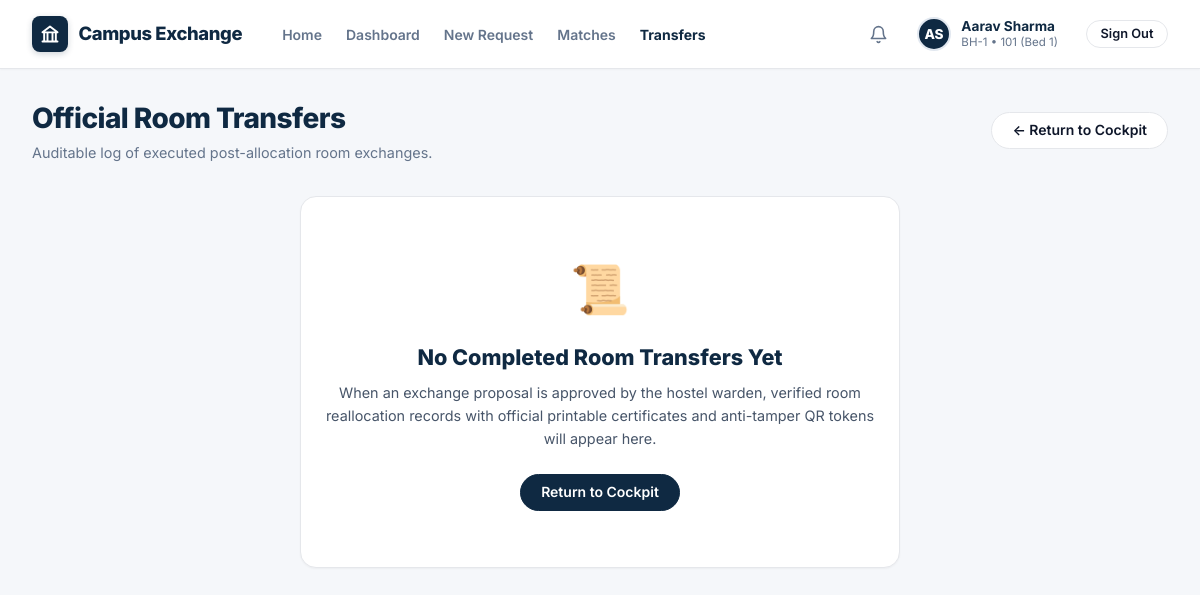
Page /transfers/ (signed in) on the committed database.
### accounts/models.py (models this page shows, shortened)
class User(AbstractUser):
    class Role(models.TextChoices):
        STUDENT = 'student', 'Student'
        WARDEN = 'warden', 'Hostel Warden'
        CHIEF_WARDEN = 'chief_warden', 'Chief Warden'
        ADMIN = 'admin', 'Hostel Administrator'
        DSW = 'dsw', 'Dean of Student Welfare (DSW)'
    class Gender(models.TextChoices):
        MALE = 'M', 'Male'
        FEMALE = 'F', 'Female'
        OTHER = 'O', 'Other'
    university_id = models.CharField(max_length=30, unique=True, db_index=True)
    role = models.CharField(max_length=20, choices=Role.choices, default=Role.STUDENT, db_index=True)
    phone = models.CharField(max_length=20, blank=True)
    gender = models.CharField(max_length=1, choices=Gender.choices, default=Gender.MALE)
    has_fee_clearance = models.BooleanField(default=True, help_text="Verified student fee clearance")
    has_disciplinary_hold = models.BooleanField(default=False, help_text="Active university disciplinary restriction")
    last_transferred_at = models.DateTimeField(null=True, blank=True, help_text="Timestamp of last completed room swap")
    created_at = models.DateTimeField(auto_now_add=True)
    updated_at = models.DateTimeField(auto_now=True)
    @property
    def is_student(self):
        return self.role == self.Role.STUDENT
    @property
    def is_warden(self):
        return self.role in (self.Role.WARDEN, self.Role.CHIEF_WARDEN)
    @property
    def is_chief_warden(self):
        return self.role == self.Role.CHIEF_WARDEN
    @property
    def is_admin_role(self):
        return self.role == self.Role.ADMIN or self.is_superuser
    @property
    def is_dsw(self):
        return self.role == self.Role.DSW

### hostel/models.py (models this page shows, shortened)
class Bed(models.Model):
    class OccupancyStatus(models.TextChoices):
        VACANT = 'VACANT', 'Vacant'
        OCCUPIED = 'OCCUPIED', 'Occupied'
        LOCKED_FOR_TRANSFER = 'LOCKED_FOR_TRANSFER', 'Locked for Transfer'
        MAINTENANCE = 'MAINTENANCE', 'Under Maintenance'
    room = models.ForeignKey(Room, on_delete=models.CASCADE, related_name='beds')
    bed_number = models.CharField(max_length=20)
    current_occupant = models.OneToOneField(
        settings.AUTH_USER_MODEL,
        null=True,
        blank=True,
        on_delete=models.SET_NULL,
        related_name='allocated_bed'
    )
    occupancy_status = models.CharField(
        max_length=25,
        choices=OccupancyStatus.choices,
        default=OccupancyStatus.VACANT,
        db_index=True
    )
    class Meta:
        unique_together = ('room', 'bed_number')
        ordering = ['room', 'bed_number']

class Room(models.Model):
    class RoomType(models.TextChoices):
        SINGLE = 'SINGLE', '1-Seater (Single)'
        DOUBLE = 'DOUBLE', '2-Seater (Double Sharing)'
        TRIPLE = 'TRIPLE', '3-Seater (Triple Sharing)'
        FOUR_SHARING = 'FOUR_SHARING', '4-Seater (Quad Sharing)'
        SEVEN_SEATER = 'SEVEN_SEATER', '7-Seater (Dormitory)'
        EIGHT_SEATER = 'EIGHT_SEATER', '8-Seater (Dormitory)'
    block = models.ForeignKey(Block, on_delete=models.CASCADE, related_name='rooms')
    room_number = models.CharField(max_length=20)
    floor = models.IntegerField(default=1)
    room_type = models.CharField(max_length=20, choices=RoomType.choices, default=RoomType.DOUBLE)
    capacity = models.PositiveIntegerField(default=2)
    has_attached_bath = models.BooleanField(default=False)
    has_ac = models.BooleanField(default=False)
    is_active = models.BooleanField(default=True)
    class Meta:
        unique_together = ('block', 'room_number')
        ordering = ['block', 'floor', 'room_number']

class Block(models.Model):
    hostel = models.ForeignKey(Hostel, on_delete=models.CASCADE, related_name='blocks')
    name = models.CharField(max_length=50)
    code = models.CharField(max_length=10)
    class Meta:
        unique_together = ('hostel', 'code')

class Hostel(models.Model):
    class GenderType(models.TextChoices):
        MALE = 'MALE', 'Boys Hostel'
        FEMALE = 'FEMALE', 'Girls Hostel'
        COED = 'COED', 'Co-Ed Residence'
    name = models.CharField(max_length=100, unique=True)
    code = models.CharField(max_length=20, unique=True)
    gender_type = models.CharField(max_length=10, choices=GenderType.choices, default=GenderType.MALE)
    is_active = models.BooleanField(default=True)
    warden = models.ForeignKey(
        settings.AUTH_USER_MODEL,
        null=True,
        blank=True,
        on_delete=models.SET_NULL,
        related_name='managed_hostels'
    )

### exchange/views.py (the view)
# urls.py: path('transfers/', views.transfers_list_view, name='transfers_list'),
def transfers_list_view(request):
    user = request.user
    if user.is_warden or user.is_admin_role or user.is_dsw:
        transfers = TransferRecord.objects.all().select_related(
            'student',
            'previous_bed__room__block__hostel',
            'new_bed__room__block__hostel',
            'approved_by'
        )[:50]
    else:
        transfers = TransferRecord.objects.filter(student=user).select_related(
            'student',
            'previous_bed__room__block__hostel',
            'new_bed__room__block__hostel',
            'approved_by'
        )
    return render(request, 'exchange/transfers_list.html', {'transfers': transfers})

### templates/exchange/transfers_list.html (shortened to what this page needs)
{% extends 'base.html' %}
{% load static %}
{% block content %}
<div class="page-header" style="margin-bottom: 1.5rem;">
  <div class="page-title-group">
    <h1>Official Room Transfers</h1>
    <p>Auditable log of executed post-allocation room exchanges.</p>
  </div>
  <div>
    <a href="{% url 'dashboard' %}" class="btn btn-outline">
      ← Return to Cockpit
    </a>
  </div>
</div>
{% if transfers %}
  <div style="display: flex; flex-direction: column; gap: 1.25rem; margin-bottom: 2.5rem;">
    {% for t in transfers %}
      <div class="card" style="padding: 1.5rem; box-shadow: var(--shadow-sm);">
        <div style="display: flex; justify-content: space-between; align-items: flex-start; flex-wrap: wrap; gap: 0.75rem; border-bottom: 1px solid var(--border-subtle); padding-bottom: 1rem; margin-bottom: 1rem;">
          <div>
            <div style="font-size: 0.75rem; font-weight: 700; color: var(--text-muted); text-transform: uppercase;">
              Order Reference
            </div>
            <strong style="font-size: 1.15rem; color: var(--navy-800); font-family: var(--font-mono);">
              {{ t.transfer_code }}
            </strong>
          </div>
          <div style="display: flex; align-items: center; gap: 0.5rem;">
            <span class="badge badge-green" style="font-size: 0.8rem;">
              ✓ Legally Executed
            </span>
            <span style="font-size: 0.8rem; color: var(--text-muted);">
              {{ t.completed_at|date:"d M Y, H:i" }}
            </span>
          </div>
        </div>
        <div class="grid-2" style="grid-template-columns: 1fr 1.5fr; gap: 1.5rem; align-items: center;">
          <div>
            <div style="font-size: 0.75rem; font-weight: 700; color: var(--text-muted); text-transform: uppercase; margin-bottom: 0.25rem;">
              Resident Student
            </div>
            <div style="font-size: 1rem; font-weight: 800; color: var(--navy-800);">
              {{ t.student.get_full_name|default:t.student.username }}
            </div>
            <div style="font-size: 0.85rem; color: var(--text-secondary);">
              University ID: {{ t.student.university_id }}
            </div>
            <div style="font-size: 0.75rem; color: var(--text-muted); margin-top: 0.35rem;">
              Approved by: <strong>{{ t.approved_by.get_full_name|default:"Hostel Warden" }}</strong>
            </div>
          </div>
          <div style="display: flex; align-items: center; justify-content: space-around; background: #F8FAFC; border: 1px solid var(--border-subtle); border-radius: var(--radius-md); padding: 1rem; flex-wrap: wrap; gap: 0.5rem;">
            <div style="text-align: center;">
              <div style="font-size: 0.7rem; font-weight: 700; color: #64748B; text-transform: uppercase;">Surrendered Room</div>
              <strong style="font-size: 0.95rem; color: var(--navy-800);">{{ t.previous_bed.room.block.hostel.code }}-{{ t.previous_bed.room.room_number }}</strong>
              <div style="font-size: 0.75rem; color: var(--text-muted);">{{ t.previous_bed.bed_number }}</div>
            </div>
            <div style="font-size: 1.5rem; color: #0D9488; font-weight: bold;">➔</div>
            <div style="text-align: center;">
              <div style="font-size: 0.7rem; font-weight: 700; color: #059669; text-transform: uppercase;">New Allocated Room</div>
              <strong style="font-size: 0.95rem; color: #064E3B;">{{ t.new_bed.room.block.hostel.code }}-{{ t.new_bed.room.room_number }}</strong>
              <div style="font-size: 0.75rem; color: #047857; font-weight: 600;">{{ t.new_bed.bed_number }}</div>
            </div>
          </div>
        </div>
        <div style="margin-top: 1.25rem; display: flex; justify-content: flex-end;">
          <a href="{% url 'transfer_letter' pk=t.id %}" class="btn btn-teal btn-sm" style="font-weight: 700;">
            View Official Printable Pass &amp; QR →
          </a>
        </div>
      </div>
    {% endfor %}
  </div>
{% else %}
  <div class="card" style="padding: 3.5rem 1.5rem; text-align: center; max-width: 600px; margin: 2rem auto;">
    <div style="font-size: 3rem; margin-bottom: 1rem;">📜</div>
    <h2 style="font-size: 1.35rem; font-weight: 800; color: var(--navy-800); margin-bottom: 0.5rem;">
      No Completed Room Transfers Yet
    </h2>
    <p style="font-size: 0.9rem; color: var(--text-secondary); line-height: 1.6; margin-bottom: 1.5rem;">
      When an exchange proposal is approved by the hostel warden, verified room reallocation records with official printable certificates and anti-tamper QR tokens will appear here.
    </p>
    <a href="{% url 'dashboard' %}" class="btn btn-primary">
      Return to Cockpit
    </a>
  </div>
{% endif %}
{% endblock %}

### templates/base.html (shortened to what this page needs)
<!DOCTYPE html>
<html lang="en">
<head>
  {% load static %}
  <link rel="stylesheet" href="{% static 'css/style.css' %}">
</head>
<body>
  <header class="top-navbar">
    <div class="navbar-inner">
      <div class="brand-section">
        <a href="{% url 'landing' %}" class="brand-link">
          <div class="brand-crest">
            <svg width="20" height="20" viewBox="0 0 24 24" fill="none" stroke="currentColor" stroke-width="2.3" stroke-linecap="round" stroke-linejoin="round">
              <path d="M3 21h18M3 10h18M5 10v11M19 10v11M9 10v11M15 10v11M12 3l9 7H3z"/>
            </svg>
          </div>
          <div class="brand-title">Campus Exchange</div>
        </a>
        <nav>
          <ul class="nav-menu">
            <li class="nav-item {% if request.path == '/' %}active{% endif %}">
              <a href="{% url 'landing' %}">Home</a>
            </li>
            {% if user.is_authenticated %}
              {% if user.is_student %}
                <li class="nav-item {% if request.path == '/dashboard/' %}active{% endif %}">
                  <a href="{% url 'dashboard' %}">Dashboard</a>
                </li>
                <li class="nav-item {% if request.path == '/exchange-requests/new/' %}active{% endif %}">
                  <a href="{% url 'create_request' %}">New Request</a>
                </li>
                <li class="nav-item {% if '/proposals/' in request.path or request.path == '/matches/' %}active{% endif %}">
                  <a href="{% url 'matches' %}">Matches</a>
                </li>
                <li class="nav-item {% if request.path == '/transfers/' %}active{% endif %}">
                  <a href="{% url 'transfers_list' %}">Transfers</a>
                </li>
              {% endif %}
            {% endif %}
          </ul>
        </nav>
      </div>
      <div class="navbar-controls">
        {% if user.is_authenticated %}
          <a href="{% url 'dashboard' %}" class="nav-icon-bell" title="Notifications" style="position: relative;">
            <svg width="19" height="19" viewBox="0 0 24 24" fill="none" stroke="currentColor" stroke-width="2" stroke-linecap="round" stroke-linejoin="round">
              <path d="M18 8A6 6 0 0 0 6 8c0 7-3 9-3 9h18s-3-2-3-9"></path>
              <path d="M13.73 21a2 2 0 0 1-3.46 0"></path>
            </svg>
          </a>
          <div class="user-profile-header">
            <div style="width: 34px; height: 34px; border-radius: 50%; background: #0F2942; color: #FFFFFF; display: flex; align-items: center; justify-content: center; font-weight: 800; font-size: 0.85rem; border: 2px solid #E2E8F0; text-transform: uppercase;">
              {{ user.first_name|slice:":1" }}{{ user.last_name|slice:":1"|default:user.username|slice:":1" }}
            </div>
            <div class="user-meta-header">
              <span class="user-name-header">{{ user.get_full_name|default:user.username }}</span>
              <span class="user-sub-header">
                {% if user.is_student %}
                  {% if user_allocated_bed %}
                    {{ user_allocated_bed.room.block.hostel.code }} • {{ user_allocated_bed.room.room_number }} ({{ user_allocated_bed.bed_number }})
                  {% else %}
                    Student • {{ user.university_id }}
                  {% endif %}
                {% elif user.role == 'chief_warden' %}
                  Chief Warden
                {% elif user.role == 'warden' %}
                  Hostel Warden
                {% elif user.role == 'dsw' %}
                  Dean of Student Welfare
                {% elif user.is_admin_role %}
                  Administrator
                {% else %}
                  {{ user.university_id }}
                {% endif %}
              </span>
            </div>
          </div>
          <a href="{% url 'logout' %}" class="btn btn-outline btn-sm" style="margin-left: 0.5rem;">
            Sign Out
          </a>
        {% endif %}
      </div>
    </div>
  </header>
  <main class="main-container">
    {% block content %}{% endblock %}
  </main>
</body>
</html>

### rows in the picture
User: first_name "A", last_name "S", get_full_name "Aarav Sharma"
Bed: room.block.hostel.code "BH-1", room.room_number "101", bed_number "Bed 1"
